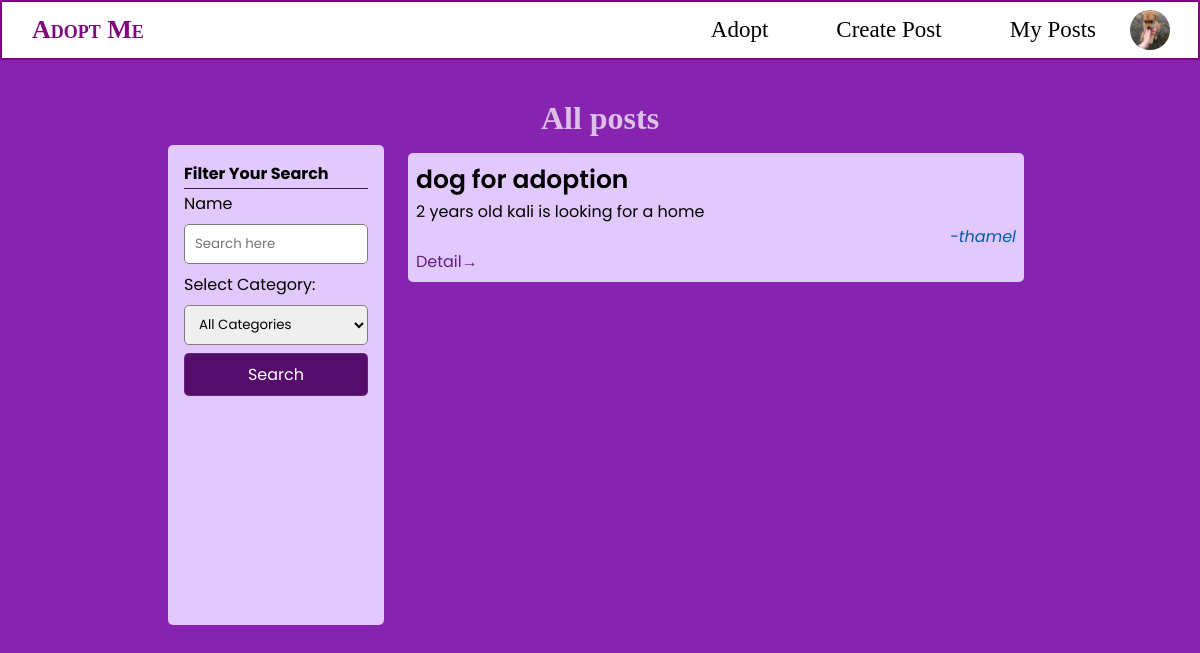
The page /list.php?category=5 (signed in) on the database its author committed.
### tables this page shows
CREATE TABLE `pets` (
  `id` int(11) NOT NULL,
  `title` varchar(255) NOT NULL,
  `description` text NOT NULL,
  `location` varchar(255) NOT NULL,
  `contact` int(11) NOT NULL,
  `helper_id` int(10) UNSIGNED NOT NULL,
  `category` int(10) UNSIGNED DEFAULT NULL,
  `created_at` datetime NOT NULL DEFAULT current_timestamp(),
  `active` int(11) NOT NULL DEFAULT 1,
  `image` varchar(255) DEFAULT NULL
);

### includes/function.php (called while the page is built, shortened)
<?php
require_once('database.php');
function getCategories()
{
    global $conn;
    $sql = $conn->prepare('SELECT * from pets_category');
    $sql->execute();
    $categories = $sql->get_result();
    return $categories;
}
function getDonations($limit = NULL, $offset = NULL, $search = NULL, $category = NULL)
{
    global $conn;
    $lim = $limit !== NULL ? $limit : 10;
    $off = $offset !== NULL ? $offset : 0;
    $active = 1;
    $search = "%" . $search . "%";
    if ($category !== "" && $category !== NULL && $category !== 0) {
        $sql = $conn->prepare("SELECT id, location, title, description FROM `pets` WHERE `active` = ? AND `category` = ? AND CONCAT_WS('',`title`,`description`) LIKE ? ORDER BY `id` DESC LIMIT ? OFFSET ?");
        $sql->bind_param('iisii', $active, $category, $search, $lim, $off);
        $count_sql = $conn->prepare("SELECT COUNT(id) as total FROM `pets` WHERE `active` = ? AND `category` = ? AND CONCAT_WS('',`title`,`description`) LIKE ?");
        $count_sql->bind_param('iis', $active, $category, $search);
    }
    $count_sql->execute();
    $count = $count_sql->get_result()->fetch_object();
    $sql->execute();
    $pets = $sql->get_result();
    $data = array('count' => $count->total, 'results' => $pets);
    return $data;
}

### partials/category_inp.php (the view, shortened to what this page needs)
<label for='category'>Select Category:</label>
<select id='create-help-category' class='search-input input' name='category'>
    <option value=''>All Categories</option>
    <?php
    $categories = getCategories();
    ?>
</select>

### list.php (shortened to what this page needs)
<?php
include './includes/function.php';
?>
<!DOCTYPE html>
<html lang="en">
<head>
    <link rel="stylesheet" href="./styles/main.css">
    <link rel="stylesheet" href="./styles/nav.css">
    <link rel="stylesheet" href="./styles/list.css">
</head>
<body>
    <?php include("./partials/nav.php") ?>
    <div class="container">
        <div class="title">
            <h1>All posts</h1>
        </div>
        <div class="data-section">
            <div class="sidebar">
                <?php
                include("partials/search_sidebar.php");
                ?>
            </div>
            <div class="helplist-container" autofocus>
                <?php
                $limit = (isset($_GET['limit']) && $_GET['limit'] != null) ? $_GET['limit'] : 10;
                $offset = (isset($_GET['offset']) && $_GET['offset'] != null) ? $_GET['offset'] : 0;
                $category = (isset($_GET['category']) && $_GET['category'] != null) ? $_GET['category'] : NULL;
                $search = (isset($_GET['search']) && $_GET['search'] != null) ? $_GET['search'] : "";
                $donations = getDonations($limit, $offset, $search, $category);
                while ($donation = mysqli_fetch_array($donations['results'])) {
                ?>
                    <div class='help-item'>
                        <div class='help-title'>
                            <h3><?= $donation['title'] ?></h3>
                        </div>
                        <div class='help-description'>
                            <p><?= $donation['description'] ?></p>
                        </div>
                        <div class='help-meta'> -<?= $donation['location'] ?></div>
                        <div class="view-more"><a href="./help-detail.php?help_id=<?= $donation['id'] ?>" class="">Detail&rarr;</a></div>
                    </div>
                <?php
                }
                ?>
        </div>
    </div>
</body>
</html>

### styles/main.css (style rules this page uses)
* { --primary: #a65bfc; --secondary: #c099e8; --primary-green: #227027; --secondary-green: #90f096; --primary-red: #a81b0e; --secondary-red: #ff7a73; --meta: rgb(0, 93, 168); --focus-light: rgba(163, 211, 226, 0.897); --primary-btn-active: #af58c3; padding: 0px; margin: 0px; font-family: "Poppins", "Segoe UI", Tahoma, Geneva, Verdana, sans-serif; box-sizing: border-box; }
.container { padding: 100px 10rem 0px 10rem; }
a { text-decoration: none; color: #651e7e; }
.input, input { float: left; min-height: 3em; width: 100%; border-radius: 5px; border: 0.1em solid rgb(131, 122, 122); padding: 0px 1em 0px 1em; }
body { background: #a65bfc; }

### styles/nav.css (style rules this page uses)
* { margin: 0; padding: 0; }
body { background: #8624b0; }

### styles/list.css (style rules this page uses)
.title { text-align: center; color: rgba(243, 233, 245, 0.795); align-content: center; }
.title h1 { font-family: cursive; }
.data-section { display: flex; flex-wrap: wrap; padding: 0.5em; }
.sidebar { flex: 1 1 25%; background-color: #e1c9fd; height: 60vh; padding: 1rem; border-radius: 5px; }
.helplist-container, .related-helps { flex: 1 1 75%; height: 75vh; min-width: 60%; background-color: transparent; border-radius: 5px; overflow-y: scroll; padding: 0px 0px 0px 1rem; }
.help-item { min-height: 10vh; background-color: #e1c9fd; margin: 1vh; padding: 1vh; border-radius: 5px; }
.help-meta { font-style: italic; text-align: right; color: var(--meta); }
.search-input { margin: 1vh 0px; padding: 0px 10px 0px 10px; }
.help-title > * { font-weight: 600; font-size: 25px; }

### rows shown on the page
pets: title "dog for adoption", description "2 years old kali is looking for a home", location "thamel"
